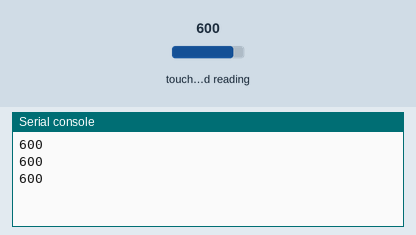
Simulated run of this program. Board: ESP32 board running MicroPython. Parts: the last lines printed to the serial console. Inputs (shaded band) come from the test bench; at power-on: touch-pad reading 600.

Above: at 1.2 s.
1.3 s: touch-pad reading set to 63
At 1.9 s:
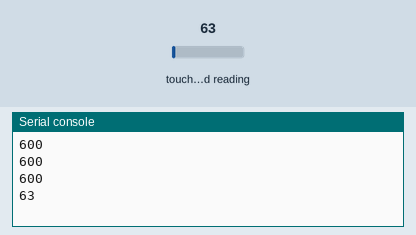
2.8 s: touch-pad reading set to 212
At 3.4 s:
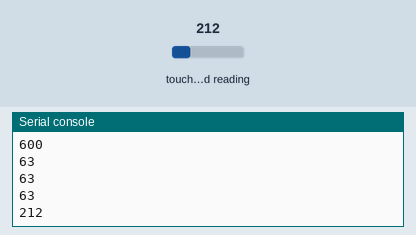
Timing chart, 0 to 5.8 s (numbered marks = the images above; inputs shaded):
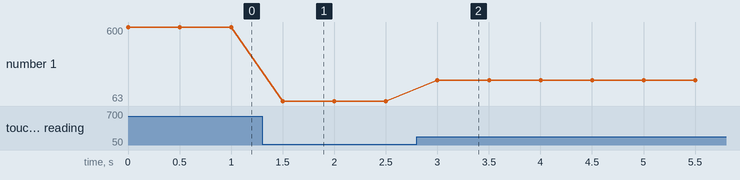

Measured:
- after the input at 1.3 s, the serial console: prints a new line after 0.20 s (image 1)
- after the input at 2.8 s, the serial console: prints a new line after 0.20 s (image 2)
- plotted number 1: 600 → 63 after the input at 1.3 s, 63 → 212 after the input at 2.8 s

The program:

touch.py
```python
from machine import TouchPad, Pin
from time import sleep_ms
p = Pin(4) # Oppretter en instans av en Pin
t = TouchPad(p) # Oppretter en instans av TouchPad, denne tar en pinne instans som parameter
t.read() # Leser verdien. Denne returnerer en analog verdi. Verdien er mindre når det er kontakt

# Leser verdier i en løkke
while True:
    print(t.read())
    sleep_ms(500)
```
